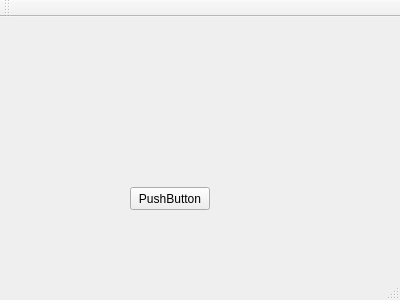
<?xml version="1.0" encoding="UTF-8"?>
<ui version="4.0">
 <class>MainWindow</class>
 <widget class="QMainWindow" name="MainWindow">
  <property name="geometry">
   <rect>
    <x>0</x>
    <y>0</y>
    <width>400</width>
    <height>300</height>
   </rect>
  </property>
  <property name="windowTitle">
   <string>MainWindow</string>
  </property>
  <widget class="QWidget" name="centralWidget">
   <widget class="QPushButton" name="pushButton">
    <property name="geometry">
     <rect>
      <x>130</x>
      <y>170</y>
      <width>80</width>
      <height>23</height>
     </rect>
    </property>
    <property name="text">
     <string>PushButton</string>
    </property>
   </widget>
  </widget>
  <widget class="QMenuBar" name="menuBar">
   <property name="geometry">
    <rect>
     <x>0</x>
     <y>0</y>
     <width>400</width>
     <height>20</height>
    </rect>
   </property>
  </widget>
  <widget class="QToolBar" name="mainToolBar">
   <attribute name="toolBarArea">
    <enum>TopToolBarArea</enum>
   </attribute>
   <attribute name="toolBarBreak">
    <bool>false</bool>
   </attribute>
  </widget>
  <widget class="QStatusBar" name="statusBar"/>
 </widget>
 <layoutdefault spacing="6" margin="11"/>
 <resources/>
 <connections/>
</ui>
